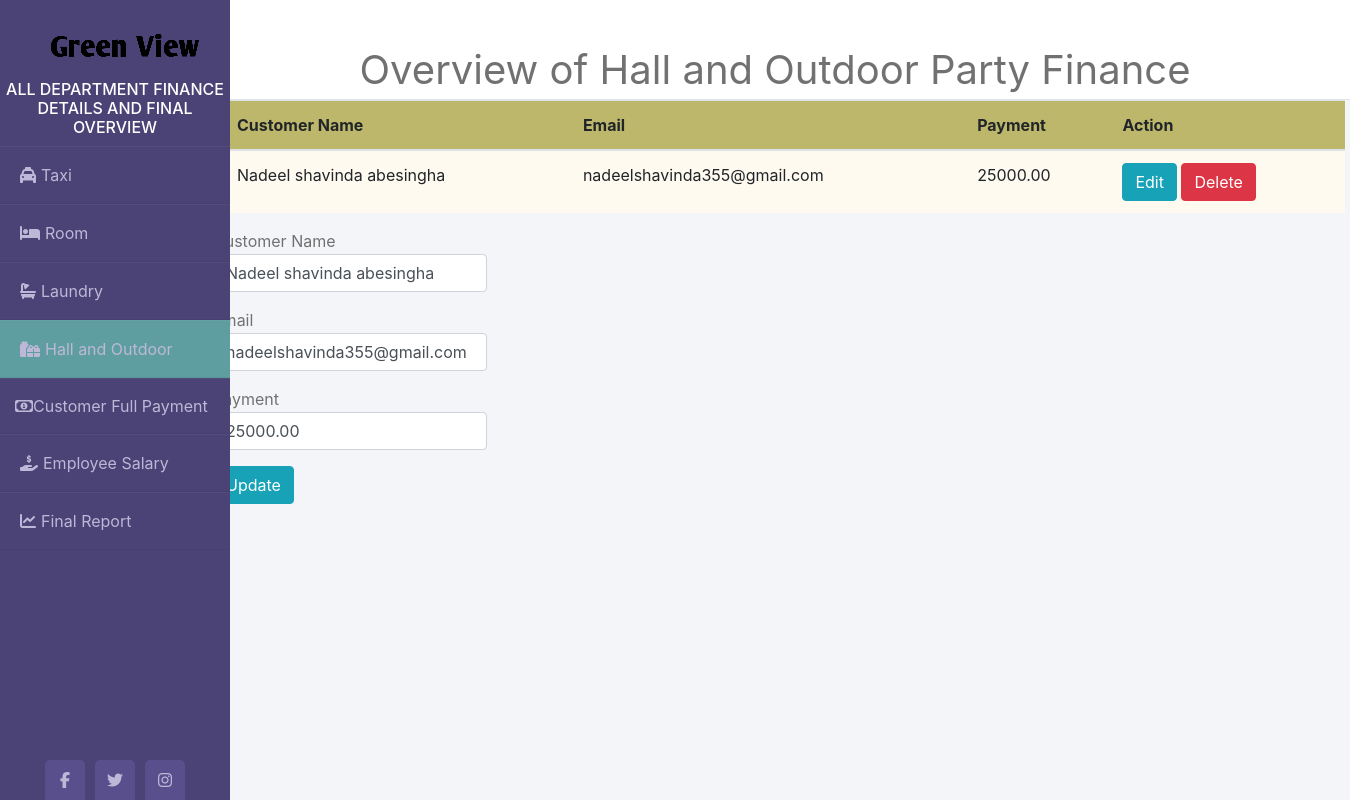
The app's page /indexHall.php?edit=1 with its own data.
### tables this page shows
CREATE TABLE `hall_payment` (
  `customer_id` int(4) NOT NULL,
  `customer_name` varchar(100) NOT NULL,
  `email` varchar(50) NOT NULL,
  `payment` decimal(10,2) NOT NULL
);

### Backend/hallIndex.php (called while the page is built, shortened)
<?php
    $mysqli = new mysqli('localhost','root','','greenview') or die(mysqli_error($mysqli));
    if(isset($_GET['edit'])){
        $id = $_GET['edit'];
        $update = true;
        $result = $mysqli->query("SELECT * FROM hall_payment WHERE customer_id = $id") or die($mysqli->error());
        if(count($result)==1){
            $row = $result->fetch_array();
            $name = $row['customer_name'];
            $email = $row['email'];
            $pay = $row['payment'];
        }
    }
?>

### indexHall.php (the view, shortened to what this page needs)
<!DOCTYPE html>
<html lang="en">
<head>
<link rel="stylesheet" href="https://cdnjs.cloudflare.com/ajax/libs/twitter-bootstrap/4.4.1/css/bootstrap.min.css">
<link rel="stylesheet" href="https://cdnjs.cloudflare.com/ajax/libs/font-awesome/5.13.0/css/all.min.css">
<link rel = "stylesheet" href = "assets/css/styles.css">
</head>
<body>
<div class = "wrapper">
    <div class = "sidebar">
        <img class = "imge" src = "assets/img/logo/logo-img.png">
        <h6>All Department Finance Details and Final Overview</h6>
        <ul>
            <li><a href = "indexTaxi.php"><i class="fas fa-taxi"></i>Taxi</a></li>
            <li><a href = "indexRoom.php"><i class="fas fa-bed"></i>Room</a></li>
            <li><a href = "indexLaundry.php"><i class="fas fa-bath"></i>Laundry</a></li>
            <li class = "active"><a href = "indexHall.php"><i class="fas fa-gifts"></i>Hall and Outdoor</a></li>
            <li><a href = "customerBill.php"><i class="far fa-money-bill-alt"></i>Customer Full Payment</a></li>
            <li><a href = "indexEmployee.php"><i class="fas fa-hand-holding-usd"></i>Employee Salary</a></li>
            <li><a href = "indexFinal.php"><i class="fas fa-chart-line"></i>Final Report</a></li>
        </ul>
        <div class="social_media">
            <a href="https://www.facebook.com"><i class="fab fa-facebook-f"></i></a>
            <a href="https://www.twitter.com"><i class="fab fa-twitter"></i></a>
            <a href="https://www.instagram.com"><i class="fab fa-instagram"></i></a>
        </div>
    </div>
    <div class="main_content">
        <div class = "header">Overview of Hall and Outdoor Party Finance Management</div>
        <?php require_once 'Backend/hallIndex.php'; ?>
        <div class ="container">
        <?php
            $mysqli = new mysqli('localhost','root','','greenview') or die(mysqli_error($mysqli));
            $result = $mysqli->query("SELECT * FROM hall_payment") or die($mysqli->error);
        ?>
            <div class = "row justify-content-center">
                <div class = "tab">
                <table class="table">
                    <thead>
                        <tr class = "trow">
                            <th>Customer Name</th>
                            <th>Email</th>
                            <th>Payment</th>
                            <th colspan = "2">Action</th>
                        </tr>
                    </thead>
                    <?php
                        while($row = $result->fetch_assoc()): ?>
                            <tr>
                                <td><?php echo $row['customer_name']; ?></td>
                                <td><?php echo $row['email']; ?></td>
                                <td><?php echo $row['payment']; ?></td>
                                <td>
                                    <a href = "indexHall.php?edit=<?php echo $row['customer_id']; ?>"
                                    class = "btn btn-info">Edit</a>
                                    <a href = "indexHall.php?delete=<?php echo $row['customer_id']; ?>"
                                    class = "btn btn-danger">Delete</a>
                                </td>
                            </tr>
                        <?php endwhile; ?>
                </table>
                        </div>
            </div>
            <div class = "row justify-content-center">
                <div class = "info">
                    <form action="" method = "POST">
                        <div class="form-group">
                            <lable>Customer Name</lable>
                            <input type="text" name = "customer_name"
                            value ="<?php echo $name; ?>" class = "form-control" placeholder = "Enter Customer Name" required>
                        </div>
                        <div class="form-group">
                            <lable>Email</lable>
                            <input type="text" name = "email" value ="<?php echo $email; ?>"
                            class = "form-control" placeholder = "Email" pattern = "[^ @]*@[^ @]*" required>
                        </div>
                        <div class="form-group">
                            <lable>Payment</lable>
                            <input type="number" name = "payment" value ="<?php echo $pay; ?>"
                            class = "form-control" placeholder = "Payment" required>
                        </div>
                        <div class="form-group">
                            <?php
                            if($update == true):
                            ?>
                                <button type = "submit" class = "btn btn-info" name = "update">Update</button>
                            <?php else: ?>
                                <button type = "submit" name = "add" class = "btn btn-primary">Add</button>
                            <?php endif; ?>
                        </div>
                    </form>
                </div>
                </div>
            </div>
    </div>
</div>
</body>
</html>

### assets/css/styles.css (style rules this page uses)
* { margin: 0; padding: 0; box-sizing: border-box; list-style: none; text-decoration: none; }
body { background: #f3f5f9; }
.wrapper { display: flex; position: relative; }
.wrapper .sidebar { position: fixed; width: 230px; height: 100%; background: #4b4276; padding: 30px 0; }
.wrapper .sidebar h6 { color: #fff; text-transform: uppercase; text-align: center; margin-top: 20px; }
.wrapper .sidebar ul li { padding: 15px; border-bottom: 1px solid rgba(0, 0, 0, 0.05); border-top: 1px solid rgba(225, 225, 225, 0.05); }
.wrapper .sidebar ul li a { color: #bdb8d7; display: block; }
.wrapper .sidebar ul li a .fas { widows: 25px; padding: 5px; }
.wrapper .sidebar .social_media { position: absolute; bottom: 0; left: 50%; transform: translate(-50%); display: flex; }
.wrapper .sidebar .social_media a { display: block; width: 40px; background: #594f8d; height: 40px; line-height: 40px; text-align: center; margin: 0 5px; color: #bdb8d7; border-top-right-radius: 5px; border-top-left-radius: 5px; }
.wrapper .main_content { width: 100%; margin-left: 200px; }
.wrapper .main_content .header { padding: 40px; background:#fff; color: #717171; height: 100px; font-size: 40px; text-align:center; border-bottom: 1px solid #e0e4e8; }
.info { color: #717171; line-height: 25px; margin-bottom: 20px; margin-right: 850px; }
.active { background-color: cadetblue; }
.imge { margin-left: 50px; }
.trow { background-position: center; text-align: left; background-color: darkkhaki; }
td { text-align: left; background-color: floralwhite; }
.tab { width: 2500px; margin-left: 20px; }

### records on screen
hall_payment: customer_name "Nadeel shavinda abesingha", email "nadeelshavinda355@gmail.com", payment "25000.00"
